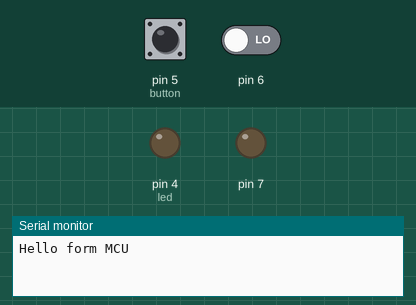
A sketch run on a simulated Arduino Uno, built with avr-gcc and run on an emulated ATmega328P. Parts: output pins drawn as LEDs (lit = HIGH), the last lines printed to the serial monitor. The test bench sets the inputs (shaded band); at power-on: pin 5 (button) LOW, pin 6 LOW.

Above: at 1.2 s.
1.3 s: pin 5 (button) pulled HIGH for 0.25 s
At 2.0 s:
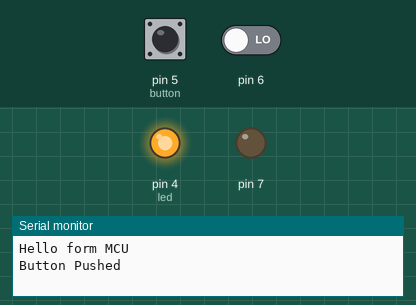
4.0 s: pin 6 driven HIGH
At 5.2 s:
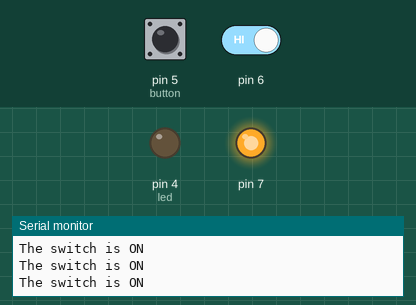
5.5 s: pin 5 (button) pulled HIGH for 1 s
At 6.3 s:
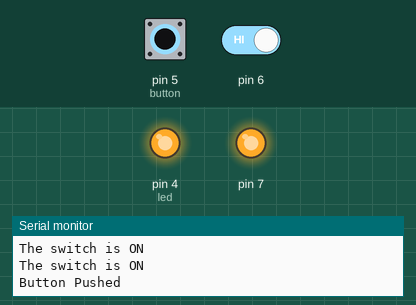
8.1 s: pin 5 (button) pulled HIGH for 3.2 s
At 12.2 s:
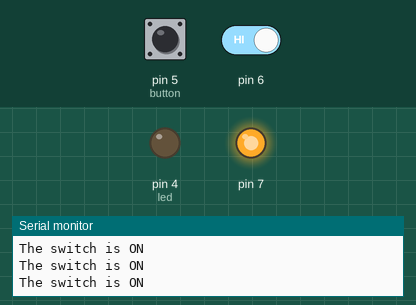
13.0 s: pin 6 driven LOW
At 13.5 s:
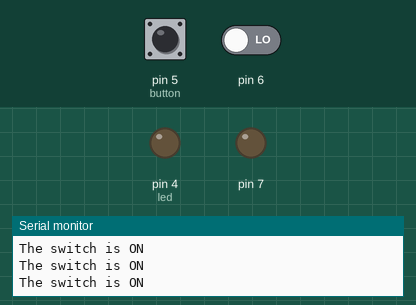
Timing chart, 0 to 15.5 s (numbered marks = the images above; inputs shaded):
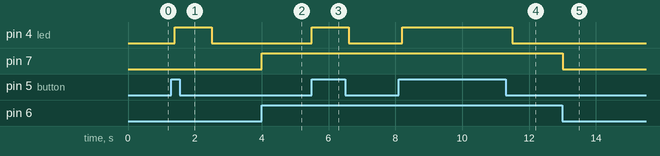

The sketch:

Arduino_Digital_IO_Operations.ino
```cpp
/*
  Simple Arduino project to demonstrate LED Blinking.
  Things Required:
    1. Arduino Uno
    2. Data Cable
  Demo link: https://www.tinkercad.com/things/3ZBEM6dunNY
  (by Ddhruv Arora)
*/

#define led 4
#define button 5

void setup() {
  Serial.begin(9600);

  pinMode( led, OUTPUT );
  pinMode( button, INPUT );
  pinMode( 6, INPUT );
  pinMode( 7, OUTPUT);

  Serial.println("Hello form MCU");
}

int buttonPushed = 0;
int switchOn = 0;

void loop() {
  if (digitalRead(button) == 1)
  {
    Serial.println("Button Pushed");
    digitalWrite(led, HIGH);
    delay(1000);
  }

  else {
    digitalWrite(led, LOW);
    delay(100);
  }

  switchOn = digitalRead(6);

  if (switchOn == 1) {
    Serial.println("The switch is ON");
    digitalWrite(7, HIGH);
    delay(100);
  }

  else {
    digitalWrite(7, LOW);
    delay(100);
  }
}
```

Measured:
- after the input at 1.3 s, pin 4 (led): LOW → HIGH after 0.10 s, → LOW 1.1 s later
- after the input at 4.0 s, pin 7: LOW → HIGH at once
- after the input at 5.5 s, pin 4 (led): LOW → HIGH at once, → LOW 1.1 s later
- after the input at 8.1 s, pin 4 (led): LOW → HIGH after 0.10 s, → LOW 3.3 s later
- after the input at 13.0 s, pin 7: HIGH → LOW at once
